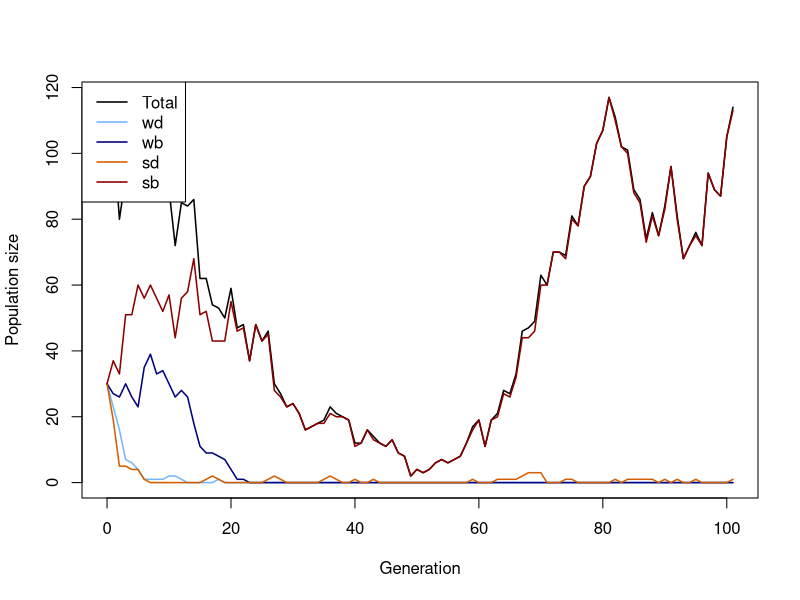
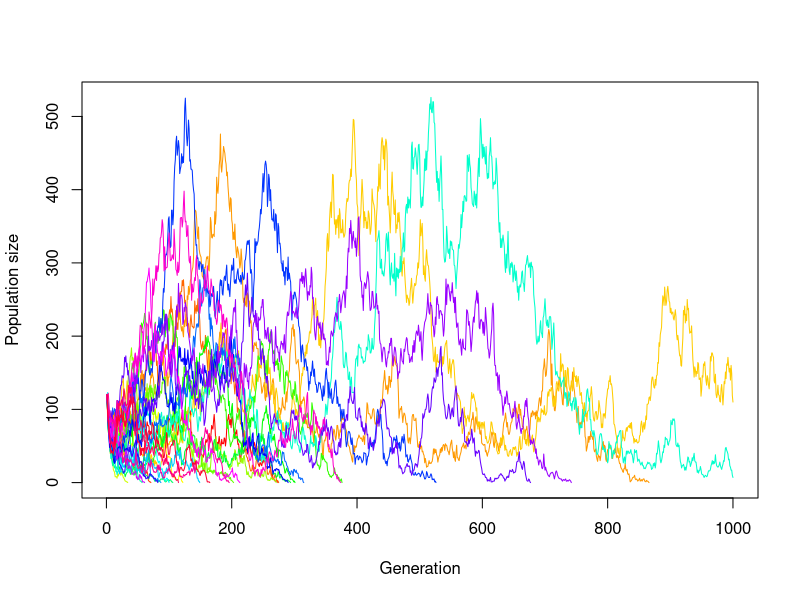
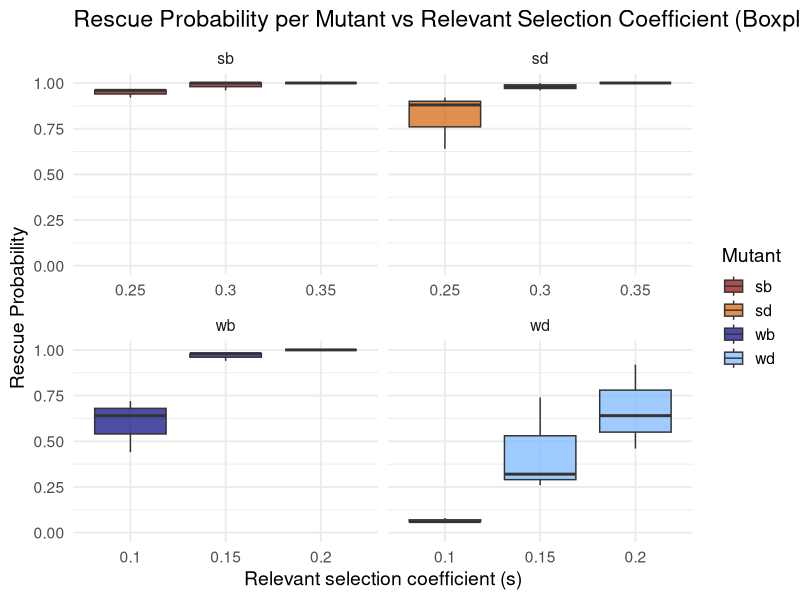
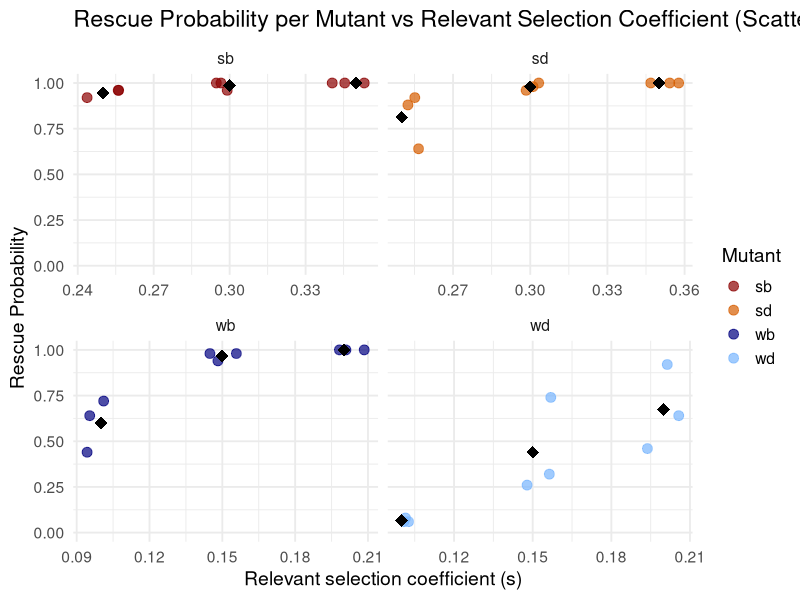
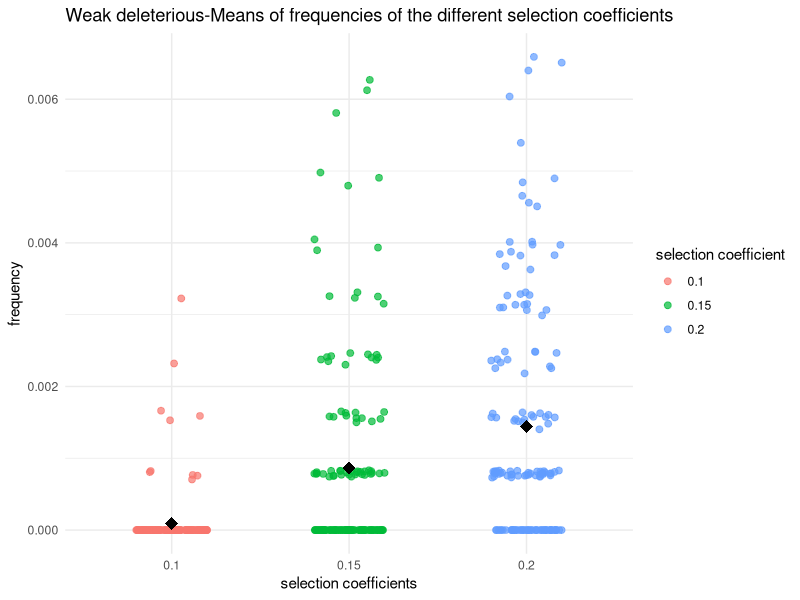
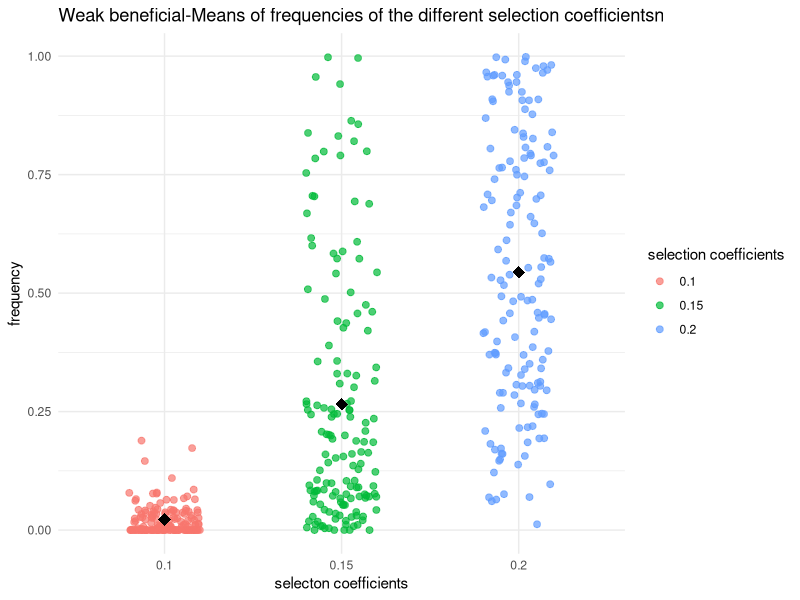
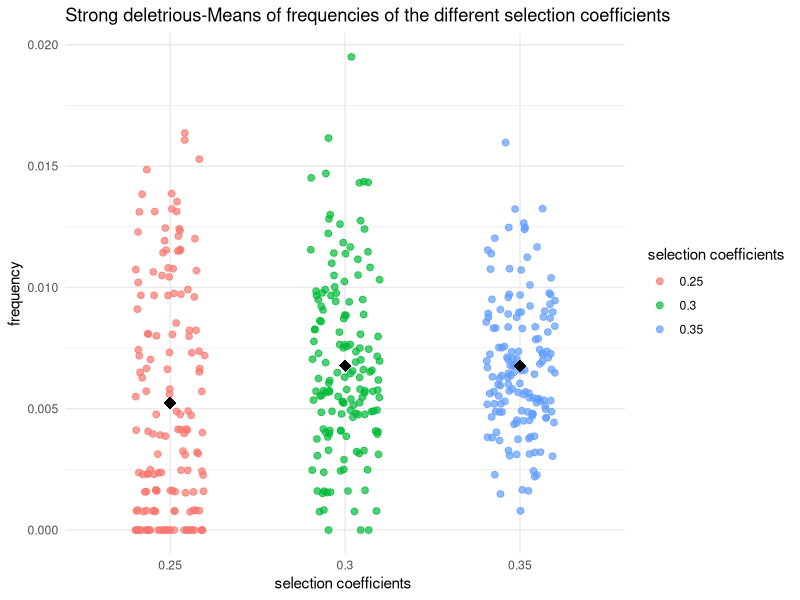
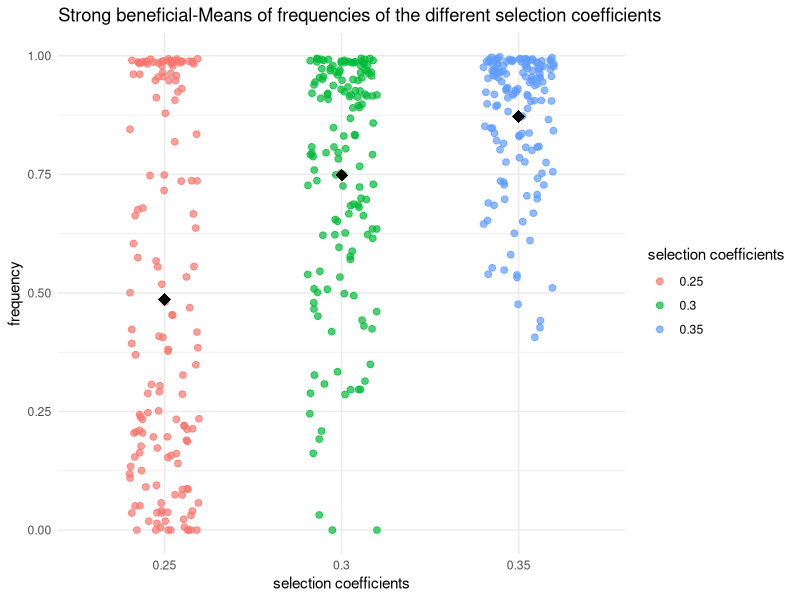

These charts were generated, in order, by the following R code:
## ---- chunk 1
# Function for simulating one Generation in the Population
# adding the population sizes, decay rates, seleection coefficients and mutation rates
simulate_one_gen <- function(N_wd, N_wb, N_sd, N_sb, decay_rate_wm, decay_rate_sm, s_wm, s_sm, m_rate_wm, m_rate_sm) {
  
  # draw Offspring according to Poisson Distribution
  # altered so all four different mutations are considered 
  # for deleterious mutations the s is calculated minus (negative effect) and for the beneficial muation the s is added (positive effect)
  
  offsp_wd <- rpois(1, N_wd * (1-decay_rate_wm-s_wm))
  offsp_wb <- rpois(1, N_wb * (1-decay_rate_wm+s_wm))
  offsp_sd <- rpois(1, N_sd * (1-decay_rate_sm-s_sm))
  offsp_sb <- rpois(1, N_sb * (1-decay_rate_sm+s_sm))
  
  # draw changing Mutants according to Poisson Distribution
  # alterations considering the for different mutations 
  
  mut_wd_to_wb <- rpois(1, offsp_wd * m_rate_wm)
  mut_sd_to_sb <- rpois(1, offsp_sd * m_rate_sm)
  mut_wb_to_wd <- rpois(1, offsp_wb * m_rate_wm)
  mut_sb_to_sd <- rpois(1, offsp_sb * m_rate_sm)
  
  # determine new Population Sizes of all four Mutants (2 versions of weak Mutations   and 2   versions of strong Mutations)
  # to account for back mutations as well (beneficial to deleterious), mutations rates for these cases are added (mut_b_to_d)
  
  N_wd_new <- max(offsp_wd - mut_wd_to_wb+ mut_wb_to_wd,0)
  N_wb_new <- max(offsp_wb - mut_wb_to_wd+ mut_wd_to_wb,0)
  N_sd_new <- max(offsp_sd - mut_sd_to_sb+ mut_sb_to_sd,0)
  N_sb_new <- max(offsp_sb - mut_sb_to_sd+ mut_sd_to_sb,0)
  
  # with the return function, the new values for population sizes are stored
  
   # Return new population sizes and mutation changes
  return(list(
    N_wd_new = N_wd_new,
    N_wb_new = N_wb_new,
    N_sd_new = N_sd_new,
    N_sb_new = N_sb_new,
    mut_wb_to_wd = mut_wb_to_wd,
    mut_wd_to_wb = mut_wd_to_wb,
    mut_sb_to_sd = mut_sb_to_sd,
    mut_sd_to_sb = mut_sd_to_sb
  ))
}
  # with print we visualize the numbers we get for the population sizes and mutation changes, we simulate the population by setting our parameters to certain values 


print(simulate_one_gen(N_wd=50, N_wb=50, N_sd=50, N_sb=50, decay_rate_wm=0, decay_rate_sm=0, s_wm=0, s_sm=0, m_rate_wm=0.005, m_rate_sm=0.005))
## ---- chunk 2
# Simulation runs until the 100th Generation

max_gen=1000

#With this function we simulate over generations, we put initial population sizes of the four mutations, with the parameter max_gen we determine that our simulation maximally runs until the 100th geneeration

simulate_pop <- function(init_wd, init_wb,  init_sd, init_sb, decay_rate_wm, decay_rate_sm, s_wm, s_sm, m_rate_wm, m_rate_sm, max_gen) {
  
  # Create the Vector in which to save the Results
  pop_vector <- c(init_wd,init_wb, init_sd, init_sb)
  
  # initiate the variables
  pop_new <- c(init_wd, init_wb, init_sd, init_sb)
  
   # defining counters for mutation changes
  count_wb_to_wd <- 0
  count_wd_to_wb <- 0
  count_sb_to_sd <- 0
  count_sd_to_sb <- 0
  total_mut_events <- 0
  
  # run the Simulation until Generation max_gen
  for (i in 1:(max_gen + 1)) {
    
    # redefine the current Population one Generation later
    results <- simulate_one_gen(pop_new[1],pop_new[2],pop_new[3],pop_new[4], decay_rate_wm, decay_rate_sm, s_wm, s_sm, m_rate_wm, m_rate_sm)
    
    # add the new Population Sizes to the Output Vector
    pop_new <- c(results$N_wd_new, results$N_wb_new, results$N_sd_new, results$N_sb_new)
    pop_vector <- rbind(pop_vector,pop_new)
    
     # count for tracking Mutations
    count_wb_to_wd <- count_wb_to_wd + results$mut_wb_to_wd
    count_wd_to_wb <- count_wd_to_wb + results$mut_wd_to_wb
    count_sb_to_sd <- count_sb_to_sd + results$mut_sb_to_sd
    count_sd_to_sb <- count_sd_to_sb + results$mut_sd_to_sb
    total_mut_events <- total_mut_events + results$mut_wb_to_wd + results$mut_wd_to_wb +
      results$mut_sb_to_sd + results$mut_sd_to_sb
      
    # Condition to stop the Simulation before max_gen: either the Population exceeds 10 Times the Original Population Size, or it goes extinct
    
    if ((sum(pop_new) >= 10 * sum(c(init_wd, init_wb, init_sd, init_sb))) || sum(pop_new) == 0)
      break

}
  
  # Define the Row and Column Names of the Output Vector
  rownames(pop_vector) <- (0:max_gen)[1:length(pop_vector[,1])] 
  
  # the colom-names in our vectors are according to our mutations (wd, wb, sd, sb)
  
  colnames(pop_vector) <- c("wd","wb", "sd", "sb")
  
    # calculating Mutation Frequencies percent
  if (total_mut_events > 0) {
    freq_wb_to_wd <- 100 * count_wb_to_wd / total_mut_events
    freq_wd_to_wb <- 100 * count_wd_to_wb / total_mut_events
    freq_sb_to_sd <- 100 * count_sb_to_sd / total_mut_events
    freq_sd_to_sb <- 100 * count_sd_to_sb / total_mut_events
  } else {
    freq_wb_to_wd <- freq_wd_to_wb <- freq_sb_to_sd <- freq_sd_to_sb <- 0
  }
  
  # Return mutation results
  return(list(
    population = pop_vector,
    switch_stats = data.frame(
      wb_to_wd = freq_wb_to_wd,
      wd_to_wb = freq_wd_to_wb,
      sb_to_sd = freq_sb_to_sd,
      sd_to_sb = freq_sd_to_sb
    )
  ))
}
  



# Test the Function and plot the Result

max_gen <- 100

# Simulation Data with certain values determined

output <- simulate_pop(init_wd=30, init_wb=30,  init_sd=30, init_sb=30, decay_rate_wm=0.1, decay_rate_sm=0.2, s_wm=0.1, s_sm=0.2, m_rate_wm=0.003, m_rate_sm=0.005,max_gen)

# show the last few Lines of the Data Table

print(tail(output))

# plot the Output 

# population-Matrix extrahieren
pop_matrix <- output$population

# Prozentuale Häufigkeiten der Mutationswechsel
switch_stats <- output$switch_stats
print(switch_stats)

# determine x axis Range 
x_range <- 0:(nrow(pop_matrix)-1)

# this plots the total Population Size-black line visible in the plot
plot(x_range, pop_matrix[,1] + pop_matrix[,2] + pop_matrix[,3] + pop_matrix[,4],
     type='l', ylim=c(0,max(pop_matrix)), xlab="Generation", ylab="Population size",
     col="black", lwd=1.5)

# adding each mutant
lines(x_range, pop_matrix[,1], col="#77b5fe", lwd=1.5) # wd
lines(x_range, pop_matrix[,2], col="navyblue", lwd=1.5) # wb
lines(x_range, pop_matrix[,3], col="#D55E00", lwd=1.5) # sd
lines(x_range, pop_matrix[,4], col="darkred", lwd=1.5) # sb

# Legende
legend("topleft",
       legend=c("Total","wd","wb","sd","sb"),
       col=c("black","#77b5fe","navyblue","#D55E00","darkred"),
       lty=1, lwd=1.5)

# Beispiel: Ausgabe der Prozentzahlen für Mutationswechsel
cat("\nProzentuale Häufigkeiten der Wechsel:\n")
print(switch_stats)













## ---- chunk 3
# code for plotting the result of different populations in one plot
init_wd <- 30
init_wb <- 30
init_sd <- 30
init_sb <- 30
m_rate_wm <- 0.002 # approximately 0.4
m_rate_sm <- 0.003 # approximately 0.6
decay_rate_wm <- 0.1
decay_rate_sm <- 0.2
s_wm <- 0.1
s_sm <- 0.2
max_gen <- 1000
replicates <- 30


# defining Data Frame to save one Row (Population Size for multiple Generations until max_gen) after one Loop
temp_output <- data.frame(array(NA, dim = c(0,max_gen)))
# defining Data Frame to save all Results from Loop
final_output <- data.frame(array(NA, dim = c(replicates,max_gen)))
# defining a Set of colors in order to color each Line differently
lines_colors <- rainbow(replicates)

# simulating a population multiple times
for (i in 1:replicates) {
  temp_output <- simulate_pop(
    init_wd, init_wb, init_sd, init_sb,
    decay_rate_wm, decay_rate_sm,
    s_wm, s_sm,
    m_rate_wm, m_rate_sm,
    max_gen = max_gen)
   # extract Pop Matrix
  pop_matrix <- temp_output$population
  
  # calculate Row Sums
  temp_output <- rowSums(pop_matrix[, c("wd", "wb", "sd", "sb")])
  # adding to Result Table
  final_output[i, 1:length(temp_output)]<-temp_output
}

# defining end_gen which is as long as the last Generation where the pop size is an actual Number and not NA yet
end_gen<-tail(which(!is.na(final_output[1,])), 1)
# Plot one Line / one Population
plot(x=1:max_gen,y=final_output[1,1:max_gen],type='l',ylim=c(0,max(final_output, na.rm = TRUE)),xlab =  "Generation",ylab = "Population size", col = lines_colors[1])
# Loop for plotting each Row of Data Table / Population as a Line in the Plot
for (i in 2:replicates) {
  
  end_gen<-tail(which(!is.na(final_output[i,])), 1)
  lines(x=1:max_gen,y=final_output[i,1:max_gen], col=lines_colors[i])
  
  
}


## ---- chunk 4
# set some Parameters to fixed Values

init_wd <- 30
init_wb <- 30
init_sd <- 30
init_sb <- 30
m_rate_wm <- 0.001
m_rate_sm <- 0.005
decay_rate_wm <- 0.1
decay_rate_sm <- 0.2
s_wm <- 0.2
s_sm <- 0.3
max_gen <- 1000
# determine how often to run the Simulation for each set of Parameters
no_replicates <- 50


# set Parameters to vary
s_values_wm <- c(0.10,0.15,0.2)
s_values_sm <- c(0.25,0.30,0.35)
#m_values_wm <- c(0.001,0.01,0.05)
#m_values_sm <- c(0.05,0.1,0.15)


# initialize Data Table - where to collect the Results
data_table <- c()
data_table_wd<- c()
data_table_wb<- c()
data_table_sd<- c()
data_table_sb<- c()
# empty list to save rescue results
rescue_results <- data.frame(
  s_wm = numeric(),
  s_sm = numeric(),
  replicate = integer(),
  rescued = integer()
)

# preparing list to save mutation changes (in per cent) for all replicates - only if they exist
switch_stats_all <- data.frame(
  s_wm = numeric(),
  s_sm = numeric(),
  replicate = integer(),
  wb_to_wd = numeric(),
  wd_to_wb = numeric(),
  sb_to_sd = numeric(),
  sd_to_sb = numeric()
)

# define total runs and rescue count
total_runs<-0
rescue_count<-0
# run the Simulation across all chosen parameters
# loop over mutation rates
#for(mval_wm in m_values_wm){
 # for(mval_sm in m_values_sm){
    # loop over Selection strength
    for(sval_wm in s_values_wm){
      for(sval_sm in s_values_sm){
        # different Way of running many Simulations: make Replicates using "repeat" Function         with a counter i
        # reset Counter
        i<-1
        
        repeat {
          # increase Counter by one
          i<-i+1
          # defining total runs
          total_runs <- total_runs + 1
          # run the Simulation once
          one_run <- simulate_pop(init_wd, init_wb, init_sd, init_sb,
                                  decay_rate_wm, decay_rate_sm,
                                  sval_wm, sval_sm, m_rate_wm=0.001,m_rate_sm=0.005, max_gen)
          
          # determine total Population Sizes
         pop_matrix <- one_run$population


         total_size <- rowSums(pop_matrix)
          
          # Populationsextrakt
  pop_matrix <- one_run$population
  total_size <- rowSums(pop_matrix)
# saving mutation changes  
 if (!is.null(one_run$switch_stats) && nrow(one_run$switch_stats) > 0) {
  switch_stats <- one_run$switch_stats
  switch_stats_all <- rbind(
    switch_stats_all,
    data.frame(
      s_wm = sval_wm,
      s_sm = sval_sm,
      replicate = i-1,
      wb_to_wd = switch_stats$wb_to_wd,
      wd_to_wb = switch_stats$wd_to_wb,
      sb_to_sd = switch_stats$sb_to_sd,
      sd_to_sb = switch_stats$sd_to_sb
    )
  )
}
          
          
          # determine final Population Size for each Mutant
          N_end_wd <- pop_matrix[nrow(pop_matrix), "wd"]
          N_end_wb <- pop_matrix[nrow(pop_matrix), "wb"]
          N_end_sd <- pop_matrix[nrow(pop_matrix), "sd"]
          N_end_sb <- pop_matrix[nrow(pop_matrix), "sb"]
        
          total_end <- N_end_wd + N_end_wb + N_end_sd + N_end_sb
          # introduce rescue count
         rescued_wd <- ifelse(N_end_wd > 0, 1, 0)
         rescued_wb <- ifelse(N_end_wb > 0, 1, 0)
         rescued_sd <- ifelse(N_end_sd > 0, 1, 0)
         rescued_sb <- ifelse(N_end_sb > 0, 1, 0)

         
          # save rescue outcome (rescue or extinction)
          rescue_results <- rbind(rescue_results,
            data.frame(
              s_wm = sval_wm,
              s_sm = sval_sm,
              replicate = i - 1,
              rescued_wd = rescued_wd,
              rescued_wb = rescued_wb,
              rescued_sd = rescued_sd,
              rescued_sb = rescued_sb
  )
)

          # determine Frequencies of each mutant in the final Population
          freq_wd <- ifelse(total_end > 0, N_end_wd / total_end, 0)
          freq_wb <- ifelse(total_end > 0, N_end_wb / total_end, 0)
          freq_sd <- ifelse(total_end > 0, N_end_sd / total_end, 0)
          freq_sb <- ifelse(total_end > 0, N_end_sb / total_end, 0)
          
          
          
          data_table_wd<- rbind(data_table_wd, c(sval_wm,freq_wd))
          data_table_wb<- rbind(data_table_wb, c(sval_wm, freq_wb))
          data_table_sd<- rbind(data_table_sd,c(sval_sm, freq_sd))
          data_table_sb<-rbind(data_table_sb, c (sval_sm,freq_sb))
          # enter the Data into the Table
          data_table <- rbind(data_table,c(m_rate_wm = 0.001,m_rate_sm = 0.005,sval_wm,sval_sm,N_end_wd,N_end_wb, N_end_sd, N_end_sb,freq_wd, freq_wb, freq_sd,freq_sb)) # note that we add the                varying parameters (mutation rate and selection strength for each version of weak            and strong mutation) to the table too
          # stop the repeated Computation after no_replicates times
          
          
          if(i>no_replicates) break
          
        }
      }
    }
  #}
#}

# Population over generations
print(one_run$population)
# Mutation changes in percent
print(switch_stats_all)



# Make sure data is a proper data frame
data_table_wd <- as.data.frame(data_table_wd)

# If the column names are missing or wrong, set them
colnames(data_table_wd) <- c("V1", "V2")

# Add an index column for plotting along x-axis
data_table_wd$Index <- 1:nrow(data_table_wd)

# calculate rescue probability per parameter combination
library(dplyr)
library(ggplot2)
library(tidyr)



rescue_summary <- rescue_results %>%
  group_by(s_wm, s_sm) %>%
  summarise(
    rescue_prob_wd = mean(rescued_wd),
    rescue_prob_wb = mean(rescued_wb),
    rescue_prob_sd = mean(rescued_sd),
    rescue_prob_sb = mean(rescued_sb),
    .groups = "drop"
  )

print(rescue_summary)


# Prepare rescue data
rescue_long <- rescue_summary %>%
  pivot_longer(
    cols = starts_with("rescue_prob_"),
    names_to = "mutant",
    values_to = "rescue_prob"
  ) %>%
  mutate(
    mutant = gsub("rescue_prob_", "", mutant),
    s_value = case_when(
      mutant %in% c("wd", "wb") ~ s_wm,
      mutant %in% c("sd", "sb") ~ s_sm
    )
  )

library(ggplot2)

ggplot(rescue_long, aes(x = factor(s_value), y = rescue_prob, fill = mutant)) +
  geom_boxplot(alpha = 0.7) +
  scale_y_continuous(limits = c(0, 1)) +
  scale_fill_manual(values = c(
    "wd" = "#77b5fe", 
    "wb" = "navyblue", 
    "sd" = "#D55E00", 
    "sb" = "darkred"
  )) +
  facet_wrap(~ mutant, scales = "free_x") +
  labs(
    title = "Rescue Probability per Mutant vs Relevant Selection Coefficient (Boxplot)",
    x = "Relevant selection coefficient (s)",
    y = "Rescue Probability",
    fill = "Mutant"
  ) +
  theme_minimal(base_size = 14)

ggplot(rescue_long, aes(x = s_value, y = rescue_prob, color = mutant)) +
  geom_jitter(width = 0.01, height = 0, size = 3, alpha = 0.7) +
  stat_summary(fun = mean, geom = "point", shape = 18, size = 4, color = "black") +
  scale_y_continuous(limits = c(0, 1)) +
  scale_color_manual(values = c(
    "wd" = "#77b5fe", 
    "wb" = "navyblue", 
    "sd" = "#D55E00", 
    "sb" = "darkred"
  )) +
  facet_wrap(~ mutant, scales = "free_x") +
  labs(
    title = "Rescue Probability per Mutant vs Relevant Selection Coefficient (Scatterplot)",
    x = "Relevant selection coefficient (s)",
    y = "Rescue Probability",
    color = "Mutant"
  ) +
  theme_minimal(base_size = 14)













# plotting wd with different s values
  # making sure that its a data frame
data_table_wd <- as.data.frame(data_table_wd)
colnames(data_table_wd) <- c("V1", "V2")


  # Scatterplot of wd with jitter and mean 
library(ggplot2)
ggplot(data_table_wd, aes(x = factor(V1), y = V2, color = factor(V1))) +
  geom_jitter(width = 0.2, height = 0, size = 2, alpha = 0.7) +
  stat_summary(fun = mean, geom = "point", shape = 18, size = 4, color = "black") +
  labs(
    x = "selection coefficients",
    y = "frequency",
    color = "selection coefficient",
    title = "Weak deleterious-Means of frequencies of the different selection coefficients"
  ) +
  theme_minimal()

# plotting wb with different s values
  # making sure that its a data frame
data_table_wb <- as.data.frame(data_table_wb)
colnames(data_table_sb) <- c("V1", "V2")

# Scatterplot of wb with jitter and mean
ggplot(data_table_wb, aes(x = factor(V1), y = V2, color = factor(V1))) +
  geom_jitter(width = 0.2, height = 0, size = 2, alpha = 0.7) +
  stat_summary(fun = mean, geom = "point", shape = 18, size = 4, color = "black") +
  labs(
    x = "selecton coefficients",
    y = "frequency",
    color = "selection coefficients",
    title = "Weak beneficial-Means of frequencies of the different selection coefficientsn"
  ) +
  theme_minimal()

# plotting sd with different s values
  # making sure that its a data frame
data_table_sd <- as.data.frame(data_table_sd)

colnames(data_table_sd) <- c("V1", "V2")

  # Scatterplot of sd with jitter and mean
ggplot(data_table_sd, aes(x = factor(V1), y = V2, color = factor(V1))) +
  geom_jitter(width = 0.2, height = 0, size = 2, alpha = 0.7) +
  stat_summary(fun = mean, geom = "point", shape = 18, size = 4, color = "black") +
  labs(
    x = "selection coefficients ",
    y = "frequency",
    color = "selection coefficients",
    title = "Strong deletrious-Means of frequencies of the different selection coefficients"
  ) +
  theme_minimal()

# plotting sb with different s values
  # making sure that its a data frame

data_table_sb <- as.data.frame(data_table_sb)
colnames(data_table_sb) <- c("V1", "V2")

  # Scatterplot of sb with jitter and mean 
ggplot(data_table_sb, aes(x = factor(V1), y = V2, color = factor(V1))) +
  geom_jitter(width = 0.2, height = 0, size = 2, alpha = 0.7) +
  stat_summary(fun = mean, geom = "point", shape = 18, size = 4, color = "black") +
  labs(
    x = "selection coefficients",
    y = "frequency",
    color = "selection coefficients",
    title = "Strong beneficial-Means of frequencies of the different selection coefficients"
  ) +
  theme_minimal()


# mean Frequencies of each mutant
mean_freq_wd <- mean(freq_wd)*100
mean_freq_wb <- mean(freq_wb)*100
mean_freq_sd <- mean(freq_sd)*100
mean_freq_sb <- mean(freq_sb)*100

print(paste("Mean frequency of wd =", mean_freq_wd) )
print(paste("Mean frequency of wb =", mean_freq_wb) )
print(paste("Mean frequency of sd =", mean_freq_sd) )
print(paste("Mean frequency of sb =", mean_freq_sb) )

# define Column Names of Data Table
colnames(data_table) <- c("m_rate_wm","m_rate_sm","s_wm","s_sm","N_end_wd", "N_end_wb", "N_end_sd", "N_end_sb","freq_wd", "freq_wb", "freq_sd","freq_sb")
# show the first and last Lines of the Output
print(head(data_table))
print(tail(data_table))
